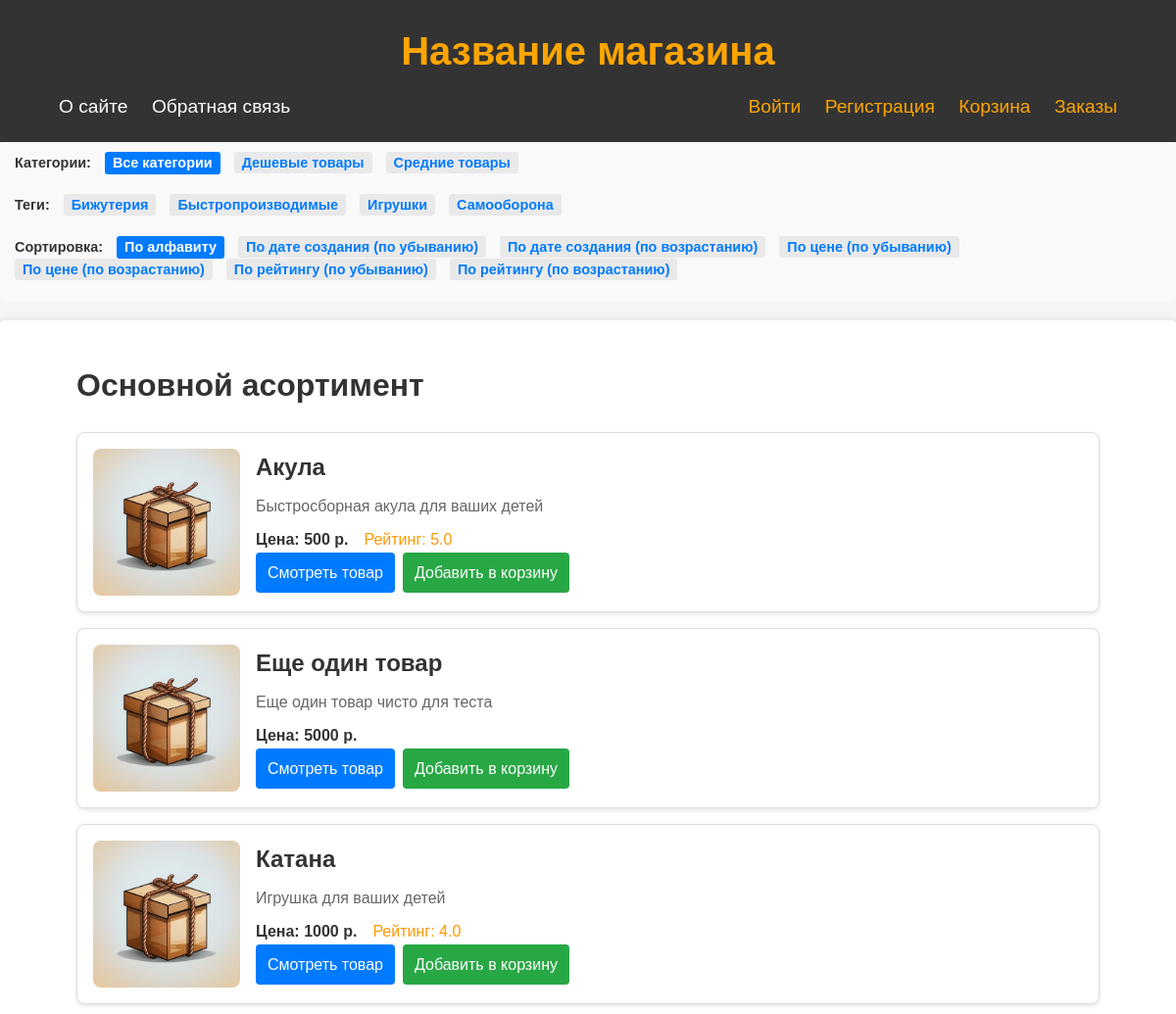
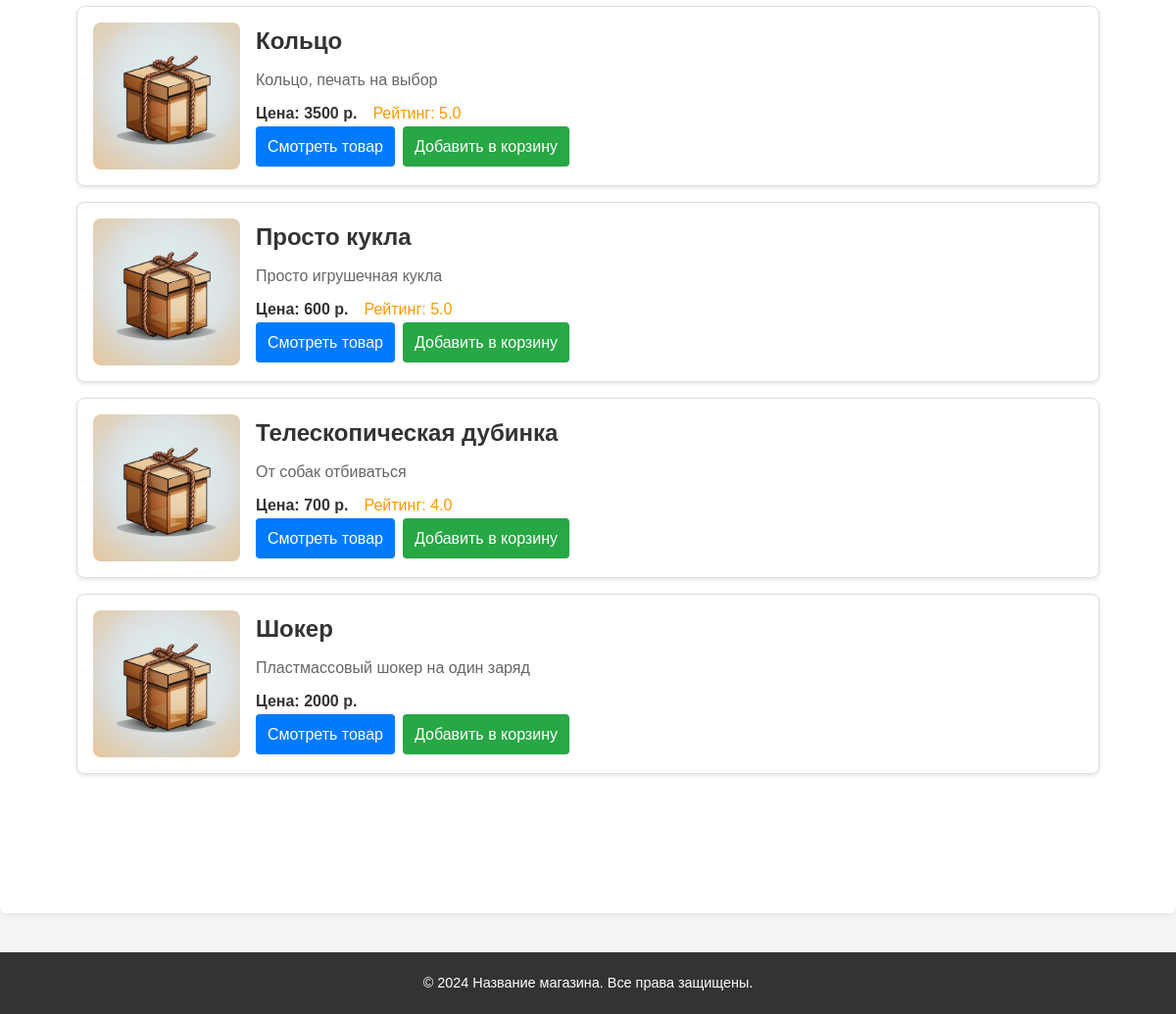
The app's page /, older data (2 pictures, top to bottom).
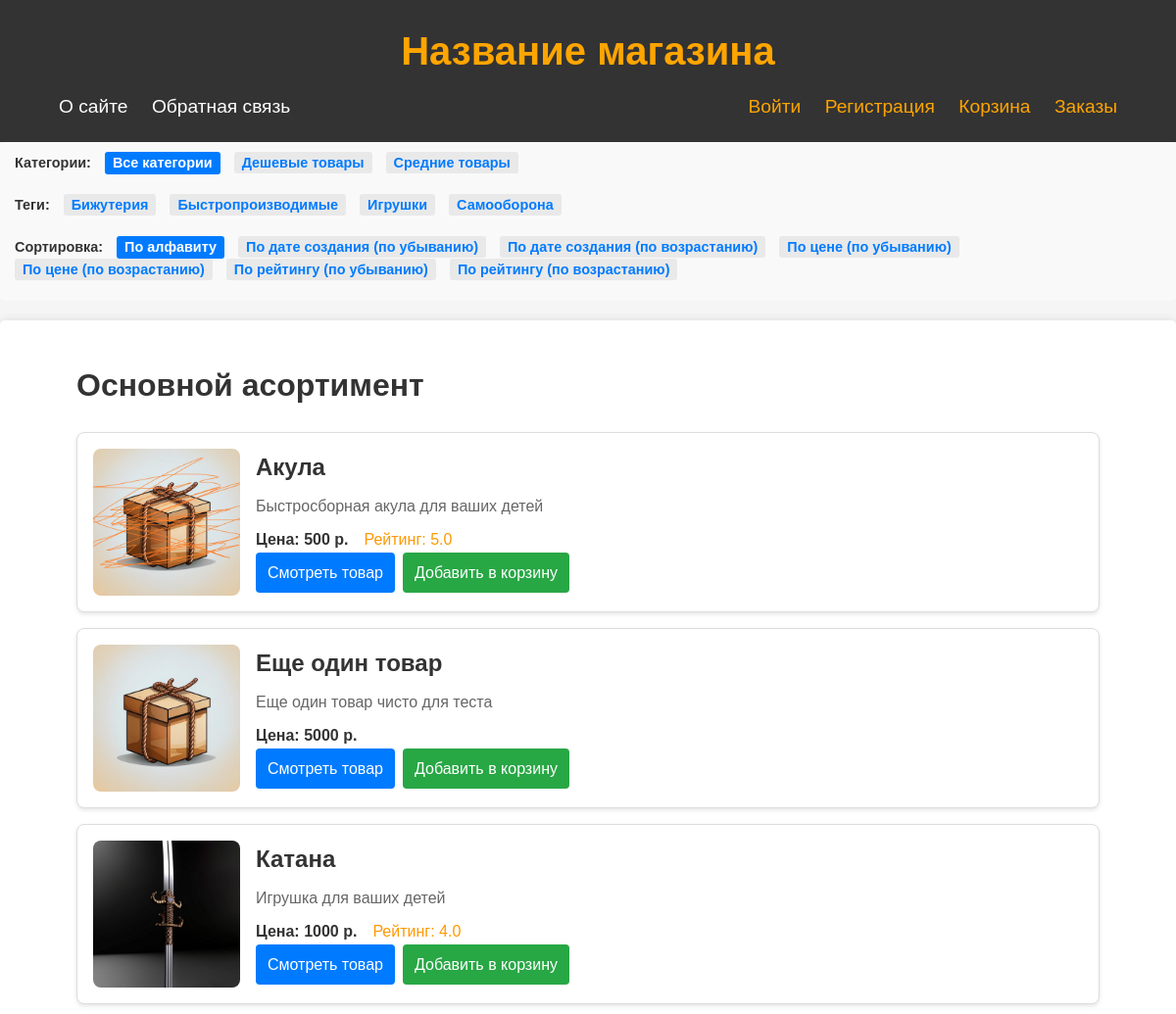
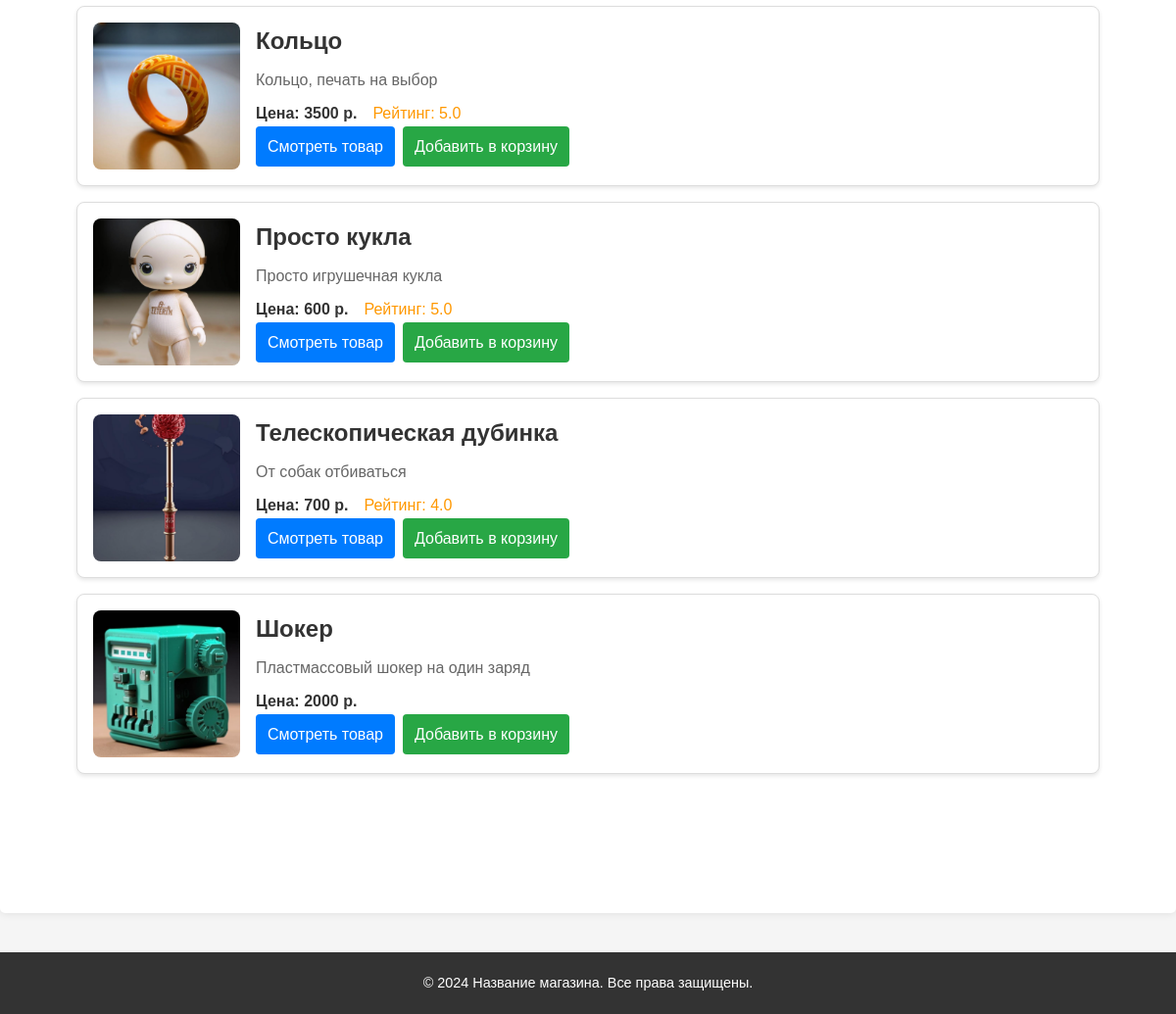
The same page, newer data (2 pictures, top to bottom).
### justsite/models.py (models this page shows, shortened)
class Category(models.Model):
    name = models.CharField(max_length=100, db_index=True, verbose_name="Категория")
    slug = models.SlugField(max_length=255, unique=True, db_index=True, verbose_name="Слаг")
    def get_absolute_url(self):
        return reverse('category', kwargs={'cat_slug': self.slug})
    class Meta:
        verbose_name = 'Категория'
        verbose_name_plural = 'Категории'

class TagItem(models.Model):
    tag = models.CharField(max_length=100, db_index=True, verbose_name="Тег")
    slug = models.SlugField(max_length=255, unique=True, db_index=True, verbose_name="Слаг")
    def get_absolute_url(self):
        return reverse('tag', kwargs={'tag_slug': self.slug})
    class Meta:
        verbose_name = 'Тег'
        verbose_name_plural = 'Теги'

class Items(models.Model):
    class Status(models.IntegerChoices):
        DRAFT = 0, 'Черновик'
        PUBLISHED = 1, 'На витрине'
    name = models.CharField(max_length=255, verbose_name="Название товара")
    slug = models.SlugField(max_length=255, db_index=True, unique=True, verbose_name="Слаг", validators=[
        MinLengthValidator(5, message="Минимум 5 символов"),
        MaxLengthValidator(100, message="Максимум 100 символов"),
    ])
    photo = models.ImageField(upload_to="photos/%Y/%m/%d/", default=None, blank=True, null=True, verbose_name="Фото")
    description = models.TextField(blank=True, verbose_name="Описание")
    time_create = models.DateTimeField(auto_now_add=True, verbose_name="Время создания")
    is_published = models.BooleanField(choices=tuple(map(lambda x: (bool(x[0]), x[1]), Status.choices)),
                                       default=Status.DRAFT, verbose_name="Статус")
    cat = models.ForeignKey('Category', on_delete=models.SET_NULL, related_name='items', verbose_name="Категория", null=True)
    tags = models.ManyToManyField('TagItem', blank=True, related_name='tags', verbose_name="Теги")
    price = models.IntegerField(blank=True, verbose_name="Цена", null=True)
    rate = models.FloatField(blank=True, verbose_name="Рейтинг", null=True)
    objects = models.Manager()
    published = PublishedModel()
    class Meta:
        ordering = ['name']
        indexes = [
            models.Index(fields=['name']),
        ]
        verbose_name = "Товары магазина"
        verbose_name_plural = 'Товары магазина'
    def get_absolute_url(self):
        return reverse('item', kwargs={'item_slug': self.slug})

### justsite/views.py (the view)
# urls.py: path('', views.PrintSiteHome.as_view(), name="home"),
class PrintSiteHome(DataMixin, ListView):
    template_name = 'justsite/index.html'
    context_object_name = 'items'
    title_page = "Основной асортимент"
    cat_selected = 0
    tag_selected = 0
    sort_selected = 'name'
    def get_queryset(self):
        queryset = Items.published.all().select_related('cat')
        sort = self.request.GET.get('sort', 'name')  # Получаем параметр 'sort' из запроса
        self.sort_selected = sort
        queryset = queryset.order_by(sort)
        return queryset
    def get_context_data(self, *, object_list=None, **kwargs):
        context = super().get_context_data(**kwargs)
        return self.get_mixin_context(context, sort_selected=self.sort_selected)

### justsite/context_processors.py (called while the page is built)
def get_site_context(request):
    return {'mainmenu': menu, 'index_ignore_list': ['about', 'contact']}

### justsite/models.py (called while the page is built)
    def get_queryset(self):
        return super().get_queryset().filter(is_published=Items.Status.PUBLISHED)

### justsite/templatetags/pstags.py (called while the page is built)
@register.filter
def one_digit_after_dot(num, num_dig=1):
    if num:
        return format(num, f'.{num_dig}f')
    else:
        return format(num, f'.{num_dig}f')

@register.inclusion_tag('justsite/list_categories.html')
def show_categories(cat_selected_id=0):
    cats = Category.objects.annotate(total=Count("items")).filter(total__gt=0)
    return {"cats": cats, "cat_selected": cat_selected_id}

@register.inclusion_tag('justsite/list_tags.html')
def show_all_tags(tag_selected_id=0):
    tags = TagItem.objects.annotate(total=Count("tags")).filter(total__gt=0)
    return {"tags": tags, "tag_selected": tag_selected_id}

@register.inclusion_tag('justsite/list_sorts.html')
def show_sorts(sort_slug='name'):
    return {"sort_slug": sort_slug}

### justsite/utils.py (called while the page is built)
    def get_mixin_context(self, context, **kwargs):
        context.update(kwargs)
        return context

### justsite/templates/justsite/index.html (shortened to what this page needs)
{% extends 'base.html' %}
{% load pstags %}
{% load static %}
{% block breadcrumbs %}
{% if request.resolver_match.view_name not in index_ignore_list %}
{% show_categories cat_selected %}
{% show_all_tags tag_selected %}
{% show_sorts sort_selected %}
{% endif %}
{% endblock %}
{% block content %}
<h1>{{ title }}</h1>
{% for i in items %}
<div class="product-card">
        {% if i.photo %}
        <div class="product-image">
            <img src="{{i.photo.url}}" alt="{{i.name}}">
        </div>
        {% else %}
        <div class="product-image">
            <img src="{% static 'justsite/images/package.png' %}" alt="My image">
        </div>
        {% endif %}
    <div class="product-details">
        <h3 class="product-name">{{ i.name }}</h3>
        <div class="product-description">{{ i.description }}</div>
        <div class="product-info">
            <div class="product-price">Цена: {{ i.price }} р.</div>
            {% if i.rate %}
                <div class="product-rating">Рейтинг: {{ i.rate|one_digit_after_dot }}</div>
            {% endif %}
        </div>
        <div class="product-links">
            <a href="{{ i.get_absolute_url }}" class="view-product">Смотреть товар</a>
            <a href="{% url 'to_cart' i.slug %}" class="add-to-cart">Добавить в корзину</a>
        </div>
    </div>
</div>
{% endfor %}
{% endblock %}

### templates/base.html (shortened to what this page needs)
{% load static %}
{% load pstags %}
<html lang="ru">
<head>
    <link rel="stylesheet" href="{% static 'justsite/css/styles.css' %}">
</head>
<body>
    <header class="site-header">
        <div class="container">
            <h1 class="site-title"><a href="{% url 'home' %}">Название магазина</a></h1>
            <nav class="main-nav">
                <div class="menu-left">
                    {% block mainmenu %}
                        {% for m in mainmenu %}
                            <a href="{% url m.url_name %}">{{ m.title }}</a>
                        {% endfor %}
                    {% endblock %}
                </div>
                <div class="user-nav">
                    {% if user.is_authenticated %}
                        <a href="{% url 'users:profile' %}">{{ user.username }}</a>
                        <a href="{% url 'cart' %}">Корзина</a>
                        <a href="{% url 'orders' %}">Заказы</a>
                    {% else %}
                        <a href="{% url 'users:login' %}">Войти</a>
                        <a href="{% url 'users:register' %}">Регистрация</a>
                        <a href="{% url 'cart' %}">Корзина</a>
                        <a href="{% url 'orders' %}">Заказы</a>
                    {% endif %}
                </div>
            </nav>
        </div>
    </header>
    <div class="breadcrumbs">
        {% block breadcrumbs %}
        {% endblock %}
    </div>
    <main class="content">
        <div class="container">
            {% block content %}
            {% endblock %}
        </div>
    </main>
    <footer class="site-footer">
        <div class="container">
            <p>&copy; 2024 Название магазина. Все права защищены.</p>
        </div>
    </footer>
</body>
</html>

### justsite/templates/justsite/list_categories.html
<div class="breadcrumbs-section">
    <span class="breadcrumbs-title">Категории:</span>
    {% if cat_selected == 0 %}
        <span class="breadcrumbs-item active">Все категории</span>
    {% else %}
        <span class="breadcrumbs-item"><a href="{% url 'home' %}">Все категории</a></span>
    {% endif %}
    {% for cat in cats %}
        {% if cat.id == cat_selected %}
            <span class="breadcrumbs-item active">{{ cat.name }}</span>
        {% else %}
            <span class="breadcrumbs-item"><a href="{{ cat.get_absolute_url }}">{{ cat.name }}</a></span>
        {% endif %}
    {% endfor %}
</div>

### justsite/templates/justsite/list_tags.html
{% if tags %}
    <div class="breadcrumbs-section">
        <span class="breadcrumbs-title">Теги:</span>
        {% for t in tags %}
            {% if t.id == tag_selected %}
                <span class="breadcrumbs-item active">{{ t.tag }}</span>
            {% else %}
                <span class="breadcrumbs-item"><a href="{{ t.get_absolute_url }}">{{ t.tag }}</a></span>
            {% endif %}
        {% endfor %}
    </div>
{% endif %}

### justsite/templates/justsite/list_sorts.html
<div class="breadcrumbs-section">
        <span class="breadcrumbs-title">Сортировка:</span>
        <span class="breadcrumbs-item {% if sort_slug == 'name' %}active{% endif %}">
            {% if sort_slug == 'name' %}
                По алфавиту
            {% else %}
                <a href="?sort=name">По алфавиту</a>
            {% endif %}
        </span>
        <span class="breadcrumbs-item {% if sort_slug == '-time_create' %}active{% endif %}">
            {% if sort_slug == '-time_create' %}
                По дате создания (по убыванию)
            {% else %}
                <a href="?sort=-time_create">По дате создания (по убыванию)</a>
            {% endif %}
        </span>
        <span class="breadcrumbs-item {% if sort_slug == 'time_create' %}active{% endif %}">
            {% if sort_slug == 'time_create' %}
                По дате создания (по возрастанию)
            {% else %}
                <a href="?sort=time_create">По дате создания (по возрастанию)</a>
            {% endif %}
        </span>
        <span class="breadcrumbs-item {% if sort_slug == '-price' %}active{% endif %}">
            {% if sort_slug == '-price' %}
                По цене (по убыванию)
            {% else %}
                <a href="?sort=-price">По цене (по убыванию)</a>
            {% endif %}
        </span>
        <span class="breadcrumbs-item {% if sort_slug == 'price' %}active{% endif %}">
            {% if sort_slug == 'price' %}
                По цене (по возрастанию)
            {% else %}
                <a href="?sort=price">По цене (по возрастанию)</a>
            {% endif %}
        </span>
        <span class="breadcrumbs-item {% if sort_slug == '-rate' %}active{% endif %}">
            {% if sort_slug == '-rate' %}
                По рейтингу (по убыванию)
            {% else %}
                <a href="?sort=-rate">По рейтингу (по убыванию)</a>
            {% endif %}
        </span>
        <span class="breadcrumbs-item {% if sort_slug == 'rate' %}active{% endif %}">
            {% if sort_slug == 'rate' %}
                По рейтингу (по возрастанию)
            {% else %}
                <a href="?sort=rate">По рейтингу (по возрастанию)</a>
            {% endif %}
        </span>
    </div>

### justsite/static/justsite/css/styles.css (style rules this page uses)
body { font-family: 'Arial', sans-serif; line-height: 1.6; margin: 0; padding: 0; background-color: #f5f5f5; color: #333; }
.container { width: 90%; max-width: 1200px; margin: 0 auto; padding: 0 20px; }
a { text-decoration: none; color: inherit; }
.site-header { background-color: #333; color: #fff; padding: 20px 0; }
.site-title { margin: 0; font-size: 2.5em; text-align: center; font-weight: bold; }
.site-title a { color: #ffa500; text-decoration: none; transition: color 0.3s ease; }
.main-nav { display: flex; justify-content: space-between; align-items: center; margin-top: 10px; }
.menu-left a { margin-right: 20px; color: #fff; font-size: 1.2em; font-weight: 500; transition: color 0.3s ease; }
.user-nav a { margin-left: 20px; color: #ffa500; font-size: 1.2em; font-weight: 500; transition: color 0.3s ease; }
.breadcrumbs { padding: 10px 15px; background-color: #f9f9f9; border-radius: 5px; margin-bottom: 20px; font-size: 0.9em; display: flex; flex-direction: column; gap: 10px; }
.breadcrumbs-section { display: block; margin-bottom: 10px; }
.breadcrumbs-title { font-weight: bold; color: #333; margin-right: 10px; }
.breadcrumbs-item { display: inline-block; margin-right: 10px; font-weight: bold; }
.breadcrumbs-item a { color: #007bff; text-decoration: none; padding: 3px 8px; background-color: #e9e9e9; border-radius: 3px; transition: background-color 0.3s ease, color 0.3s ease; }
.breadcrumbs-item.active { background-color: #007bff; color: #fff; cursor: default; padding: 0px 8px; border-radius: 3px; }
.content { background-color: #fff; padding: 20px; border-radius: 5px; box-shadow: 0 0 10px rgba(0, 0, 0, 0.1); margin-bottom: 40px; height: 200%; }
.site-footer { background-color: #333; color: #fff; text-align: center; padding: 20px 0; }
.site-footer p { margin: 0; font-size: 0.9em; }
.product-card { display: flex; align-items: flex-start; border: 1px solid #ddd; border-radius: 8px; padding: 16px; margin-bottom: 16px; background-color: #fff; box-shadow: 0 2px 4px rgba(0, 0, 0, 0.1); }
.product-image { flex-shrink: 0; margin-right: 16px; }
.product-image img { max-width: 150px; border-radius: 8px; }
.product-details { flex-grow: 1; }
.product-name { font-size: 1.5em; margin: 0 0 8px; }
.product-description { margin: 0 0 8px; color: #666; }
.product-info { display: flex; align-items: center; gap: 16px; }
.product-price { font-weight: bold; margin: 0; }
.product-rating { color: #ff9800; margin: 0; }
.product-links { display: flex; gap: 8px; }
.product-links a { padding: 8px 12px; text-decoration: none; color: #fff; border-radius: 4px; }
.product-links .view-product { background-color: #007bff; }
.product-links .add-to-cart { background-color: #28a745; }

Row changes from the older to the newer data that the page shows:
changed Items "Акула": photo: picture added
changed Items "Катана": photo: picture added
changed Items "Кольцо": photo: picture added
changed Items "Просто кукла": photo: picture added
changed Items "Телескопическая дубинка": photo: picture added
changed Items "Шокер": photo: picture added
